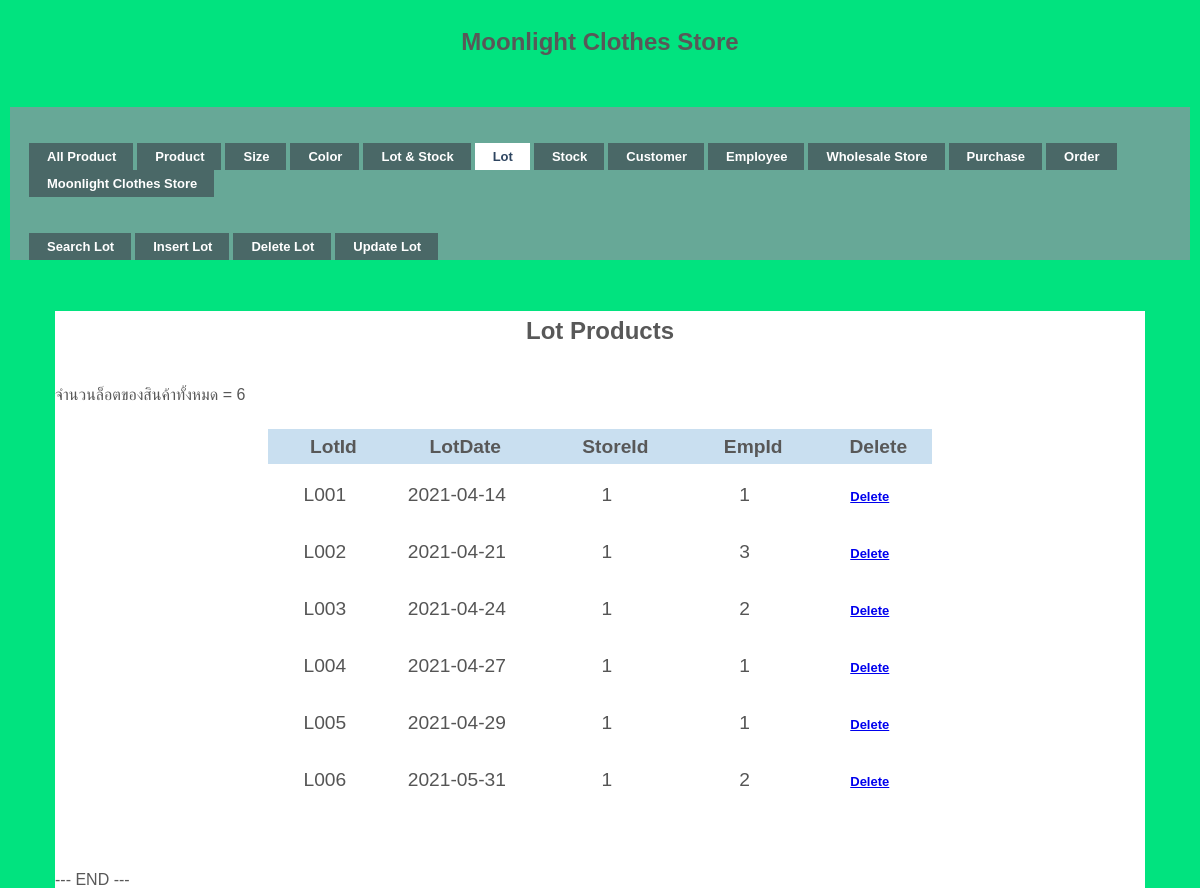
Screenshot of /lot.php with the database file from the repository.
### tables this page shows
CREATE TABLE `lot_product` (
  `LotId` varchar(10) NOT NULL,
  `LotDate` date NOT NULL,
  `StoreId` int(10) NOT NULL,
  `EmpId` int(10) NOT NULL
);

### lot.php (the view, shortened to what this page needs)
<!DOCTYPE html PUBLIC "-//W3C//DTD XHTML 1.0 Transitional//EN" "http://www.w3.org/TR/xhtml1/DTD/xhtml1-transitional.dtd">
<html xmlns="http://www.w3.org/1999/xhtml">
<head>
<link rel="stylesheet" href="styles.css" type="text/css" />
</head>
<h1>Moonlight Clothes Store</h1>
</head>
<body>
<div id="demo-container">
  <ul id="simple-menu">
  	<li><a href="allproduct.php" ><span>All Product</span></a></li>
  	<li><a href="product.php" ><span>Product</span></a></li>
	<li><a href="size.php" ><span>Size</span></a></li>
    <li><a href="color.php" ><span>Color</span></a></li>
  	<li><a href="lot&stock.php"  ><span>Lot & Stock </span></a></li>
  	<li><a href="lot.php" class="current"><span>Lot </span></a></li>
    <li><a href="stock.php" ><span>Stock </span></a></li>
  	<li><a href="Customer.php" ><span>Customer</span></a></li>
    <li><a href="Employee.php" ><span>Employee</span></a></li>
    <li><a href="wholesale.php" ><span>Wholesale Store</span></a></li>
    <li><a href="purchase.php" ><span>Purchase</span></a></li>
    <li><a href="order.php" ><span>Order</span></a></li>
    <li><a href="/moonlight/public/index.php"><span>Moonlight Clothes Store</span></a></li>
  </ul>
</div>
</body>
<body>
<div id="demo-container">
  <ul id="simple-menu">
    <li><a href="searchLot.php"><span>Search Lot</span></a></li>
    <li><a href="insertLot.php"><span>Insert Lot</span></a></li>
    <li><a href="deLotId.php"><span>Delete Lot</span></a></li>
    <li><a href="updateLot.php"><span>Update Lot</span></a></li>
  </ul>
</div>
<br><br>
<div id="wrapper">
<h1> Lot Products </h1>
</head>
</body>
</html>
  <?php
  require('connect.php');
  $sql = ' SELECT * FROM lot_product;';
  $conn = mysqli_connect($servername, $username, $password, $dbname);
  $result = mysqli_query($conn, $sql);
  $objQuery = mysqli_query($conn, $sql) or die("Error Query [" . $sql . "]");
  if (mysqli_num_rows($result) > 0) {
        echo 'จำนวนล็อตของสินค้าทั้งหมด = ';
        echo mysqli_num_rows($result);
    } else {
    echo "EMPTY DATA";
    }
  ?>
 <table id="keywords" cellspacing="0" cellpadding="0">
    <thead><br>
    <tr>
      <th width="100"><div align="center"><span>LotId</span></div></th>
      <th width="150"><div align="center"><span>LotDate</span></div></th>
      <th width="150"><div align="center"><span>StoreId</span></div></th>
      <th width="100"><div align="center"><span>EmpId</span></div></th>
      <th width="100"><div align="center"><span>Delete</span></div></th>
    </tr>
    </thead>
    <tbody>
    <?php
    while ($objResult = mysqli_fetch_array($objQuery)) {
    ?>
      <tr>
        <td><?php echo $objResult["LotId"]; ?></td>
        <td><?php echo $objResult["LotDate"]; ?></td>
        <td><?php echo $objResult["StoreId"]; ?></td>
        <td><?php echo $objResult["EmpId"]; ?></td>
        <td align="center"><a href="deleteLotId.php?LotId=<?php echo $objResult["LotId"]; ?>"><ul id="simple-menu">Delete</ul></a></td>
      </tr>
    <?php
    }
    ?>
  </tbody>
  </table>
  <?php
  echo "--- END ---";
  ?>
</body>
</html>

### styles.css (style rules this page uses)
h1 { font-family:Verdana, Arial, Helvetica, sans-serif; font-size:16px; font-weight:bold; margin:0; padding:0; }
#demo-container { padding:25px 15px 0 15px; background:#67A897; }
ul#simple-menu { list-style-type:none; width:100%; position:relative; height:27px; font-family:"Trebuchet MS",Arial,sans-serif; font-size:13px; font-weight:bold; margin:0; padding:11px 0 0 0; }
ul#simple-menu li { display:block; float:left; margin:0 0 0 4px; height:27px; }
ul#simple-menu li a { display:block; float:left; color:#fff; background:#4A6867; line-height:27px; text-decoration:none; padding:0 17px 0 18px; height:27px; }
ul#simple-menu li a.current { color:#2E4560; background:#fff; }
html, body, div, span, applet, object, iframe, h1, h2, h3, h4, h5, h6, p, blockquote, pre, a, abbr, acronym, address, big, cite, code, del, dfn, em, img, ins, kbd, q, s, samp, small, strike, strong, sub, sup, tt, var, b, u, i, center, dl, dt, dd, ol, ul, li, fieldset, form, label, legend, table, caption, tbody, tfoot, thead, tr, th, td, article, aside, canvas, details, embed, figure, figcaption, footer, header, hgroup, menu, nav, output, ruby, section, summary, time, mark, audio, video { margin: 0; padding: 0; border: 0; font-size: 150%; font: inherit; vertical-align: baseline; outline: none; -webkit-font-smoothing: antialiased; -webkit-text-size-adjust: 100%; -ms-text-size-adjust: 100%; -webkit-box-sizing: border-box; -moz-box-sizing: border-box; box-sizing: border-box; }
html { overflow-y: scroll; }
body { background: #eee url('https://i.imgur.com/eeQeRmk.png'); font-family: 'Helvetica Neue', Helvetica, Arial, sans-serif; font-size: 100%; line-height: 1; color: #585858; padding: 22px 10px; padding-bottom: 55px; }
ol, ul { list-style: none; }
table { border-collapse: collapse; border-spacing: 0; }
h1 { font-family: 'Amarante', Tahoma, sans-serif; font-weight: bold; font-size: 150%; line-height: 1.7em; margin-bottom: 10px; text-align: center; }
#wrapper { display: block; width: 1090px; background: rgb(600, 600, 600); margin: 0 auto; padding: 0px 0px; -webkit-box-align: 2px 2px 3px -1px rgba(0,0,0,0.35); }
#keywords { margin: 0 auto; font-size: 1.2em; margin-bottom: 15px; }
#keywords thead { cursor: pointer; background: #c9dff0; }
#keywords thead tr th { font-weight: bold; padding: 8px 5px; padding-left: 42px; }
#keywords thead tr th span { padding-right: 20px; background-repeat: no-repeat; background-position: 100% 100%; }
#keywords tbody tr { color: #555; }
#keywords tbody tr td { text-align: center; padding: 15px 10px; }
* { box-sizing: border-box; }
html, body { height: 100%; }
body { display: grid; grid-template-rows: 1fr; font-family: "Raleway", sans-serif; background-color: #01e37f; }

### rows the page displays
lot_product: LotId "L001", LotDate "2021-04-14", StoreId "1", EmpId "1"
lot_product: LotId "L002", LotDate "2021-04-21", StoreId "1", EmpId "3"
lot_product: LotId "L003", LotDate "2021-04-24", StoreId "1", EmpId "2"
lot_product: LotId "L004", LotDate "2021-04-27", StoreId "1", EmpId "1"
lot_product: LotId "L005", LotDate "2021-04-29", StoreId "1", EmpId "1"
lot_product: LotId "L006", LotDate "2021-05-31", StoreId "1", EmpId "2"

### other values shown
mysqli_num_rows($result) "6"
